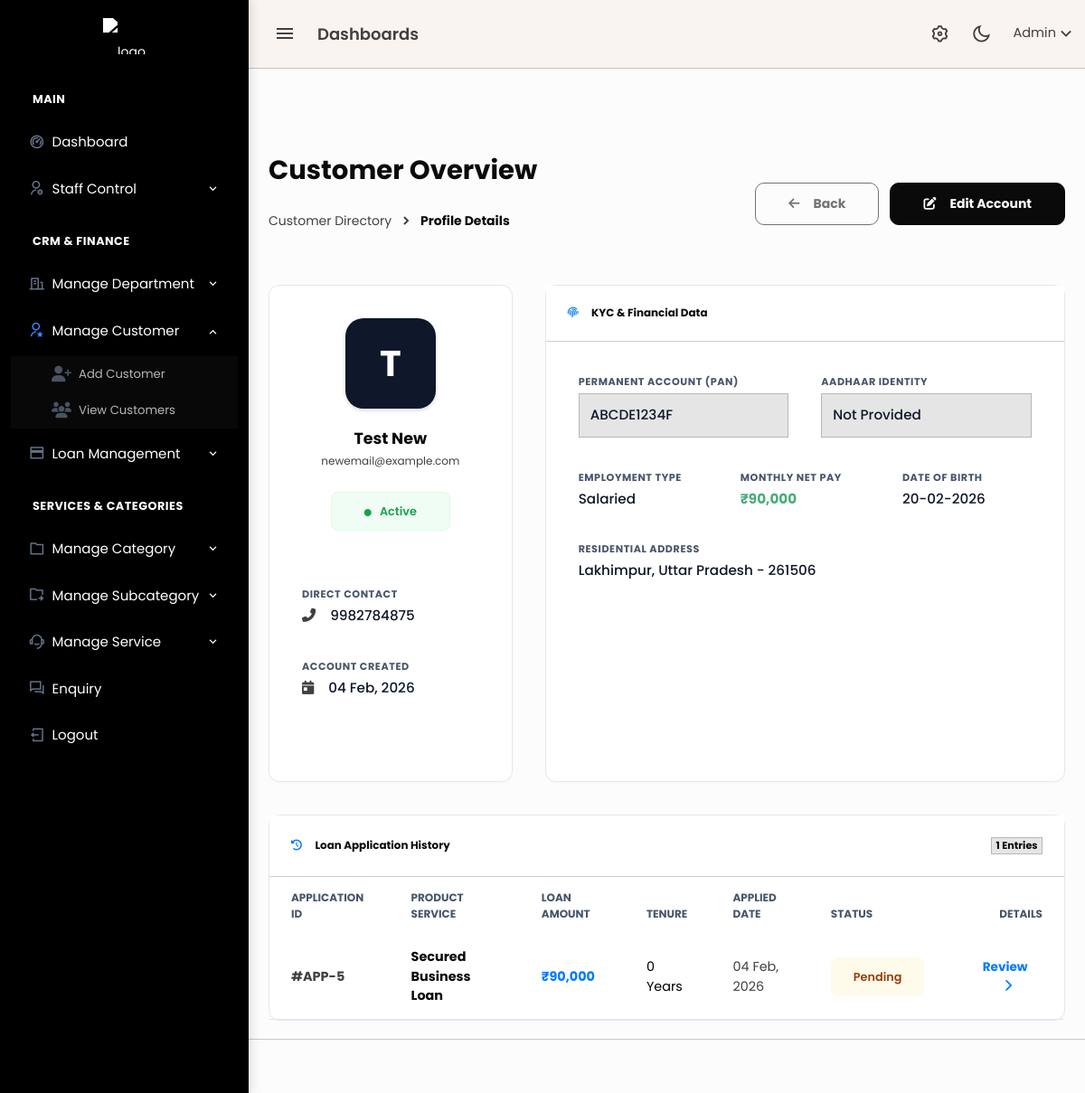
Page /admin/customer_view.php?id=10 (signed in) on the earlier database version.
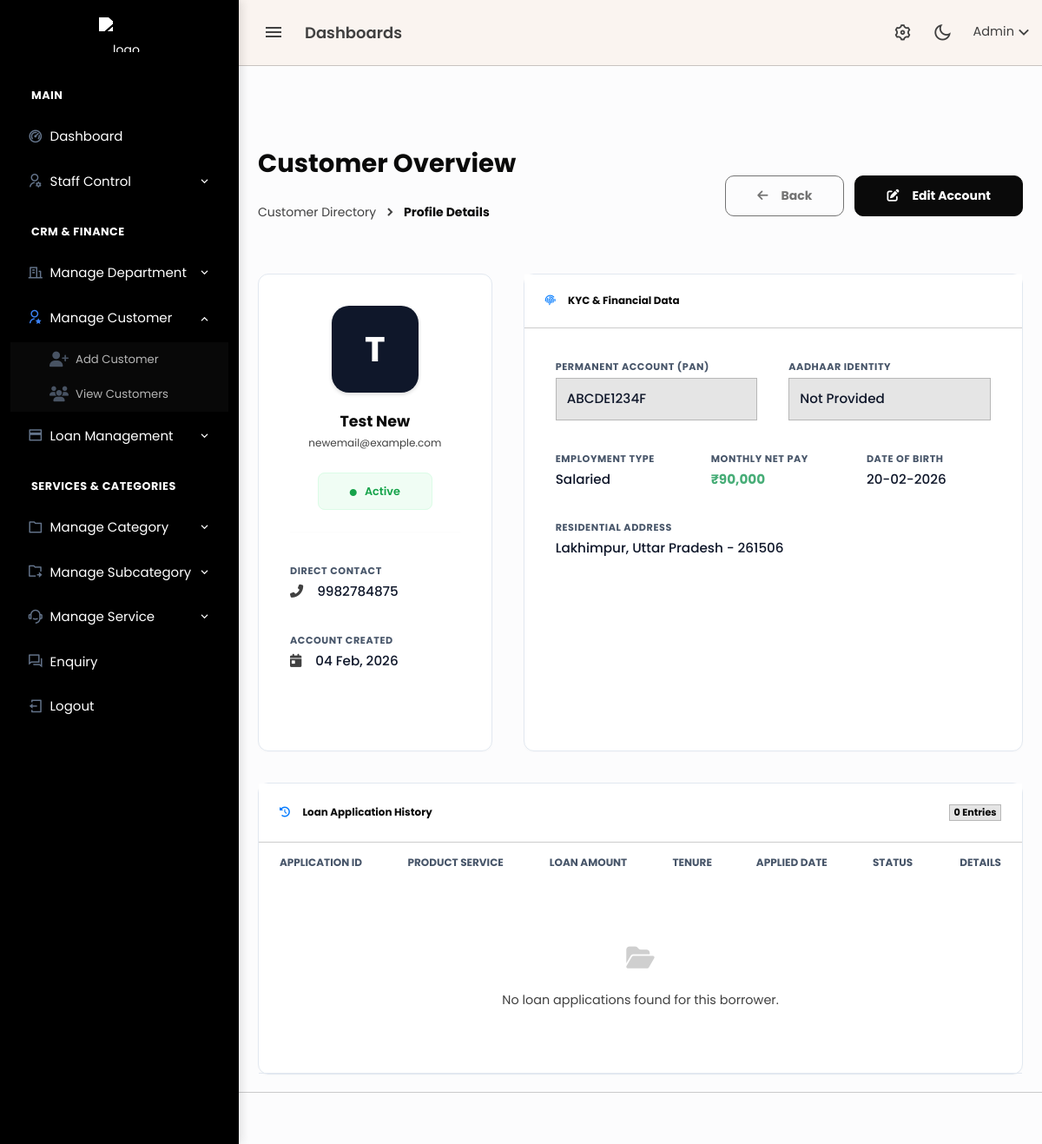
Same page on the later database version.
### tables this page shows
CREATE TABLE `loan_applications` (
  `id` bigint(20) UNSIGNED NOT NULL,
  `customer_id` bigint(20) UNSIGNED NOT NULL,
  `service_id` bigint(20) UNSIGNED NOT NULL,
  `assigned_staff_id` bigint(20) UNSIGNED DEFAULT NULL,
  `assigned_by` bigint(20) UNSIGNED DEFAULT NULL,
  `assigned_at` timestamp NULL DEFAULT NULL,
  `interest_rate` decimal(5,2) NOT NULL DEFAULT 0.00,
  `requested_amount` decimal(15,2) NOT NULL,
  `tenure_years` int(11) NOT NULL,
  `emi_amount` decimal(15,2) NOT NULL,
  `status` enum('pending','approved','rejected','disbursed') DEFAULT 'pending',
  `created_at` timestamp NOT NULL DEFAULT current_timestamp(),
  `rejection_note` text DEFAULT NULL
);

CREATE TABLE `services` (
  `id` bigint(20) UNSIGNED NOT NULL,
  `category_id` bigint(20) UNSIGNED NOT NULL,
  `sub_category_id` bigint(20) UNSIGNED NOT NULL,
  `service_name` varchar(255) NOT NULL,
  `title` varchar(255) NOT NULL,
  `slug` varchar(255) NOT NULL,
  `short_description` text DEFAULT NULL,
  `long_description` longtext DEFAULT NULL,
  `hero_image` varchar(255) DEFAULT NULL,
  `created_at` timestamp NULL DEFAULT current_timestamp(),
  `updated_at` timestamp NULL DEFAULT current_timestamp() ON UPDATE current_timestamp()
);

### admin/customer_view.php (the view, shortened to what the changed rows need)
<?php
include 'header.php';
echo '<link rel="stylesheet" href="https://cdnjs.cloudflare.com/ajax/libs/font-awesome/6.4.2/css/all.min.css">';
$id = (int)$_GET['id'];
$loan_query = "SELECT l.*, s.service_name
               FROM loan_applications l
               LEFT JOIN services s ON l.service_id = s.id
               WHERE l.customer_id = $id
               ORDER BY l.created_at DESC";
$loan_res = mysqli_query($conn, $loan_query);
?>
<div class="content-page">
    <div class="content">
        <div class="container-fluid pt-5">
            <div class="d-flex justify-content-between align-items-center mb-4">
                <div>
                    <h2 class="fw-bold text-dark mb-1">Customer Overview</h2>
                </div>
            </div>
            <div class="row mt-4">
                <div class="col-12">
                    <div class="card card-modern">
                        <div class="card-header bg-white py-3 d-flex justify-content-between align-items-center border-bottom">
                            <h6 class="mb-0 fw-bold text-dark"><i class="fas fa-history me-2 text-primary"></i> Loan Application History</h6>
                            <span class="badge bg-light text-dark border fw-bold"><?= mysqli_num_rows($loan_res) ?> Entries</span>
                        </div>
                        <div class="card-body p-0">
                            <div class="table-responsive">
                                <table class="table table-modern mb-0 align-middle">
                                    <thead>
                                        <tr>
                                            <th>Application ID</th>
                                            <th>Product Service</th>
                                            <th>Loan Amount</th>
                                            <th>Tenure</th>
                                            <th>Applied Date</th>
                                            <th>Status</th>
                                            <th class="text-end">Details</th>
                                        </tr>
                                    </thead>
                                    <tbody>
                                        <?php if (mysqli_num_rows($loan_res) > 0) : ?>
                                            <?php while ($loan = mysqli_fetch_assoc($loan_res)) : ?>
                                                <tr>
                                                    <td class="text-muted fw-bold">#APP-<?= $loan['id'] ?></td>
                                                    <td class="fw-bold text-dark"><?= htmlspecialchars($loan['service_name']) ?></td>
                                                    <td class="text-primary fw-bold">₹<?= number_format($loan['requested_amount']) ?></td>
                                                    <td><?= $loan['tenure_years'] ?> Years</td>
                                                    <td class="text-muted small"><?= date('d M, Y', strtotime($loan['created_at'])) ?></td>
                                                    <td>
                                                        <?php
                                                            $status = $loan['status'];
                                                            $badgeClass = "badge-$status";
                                                        ?>
                                                        <span class="badge-soft <?= $badgeClass ?> px-3 py-2 text-capitalize">
                                                            <?= $status ?>
                                                        </span>
                                                    </td>
                                                    <td class="text-end">
                                                        <a href="loan_view.php?id=<?= $loan['id'] ?>" class="btn btn-sm btn-link text-decoration-none fw-bold">
                                                            Review <i class="fas fa-chevron-right ms-1"></i>
                                                        </a>
                                                    </td>
                                                </tr>
                                            <?php endwhile; ?>
                                        <?php else : ?>
                                            <tr>
                                                <td colspan="7" class="text-center py-5 text-muted">
                                                    <i class="fas fa-folder-open fa-2x mb-3 opacity-25"></i><br>
                                                    No loan applications found for this borrower.
                                                </td>
                                            </tr>
                                        <?php endif; ?>
                                    </tbody>
                                </table>
                            </div>
                        </div>
                    </div>
                </div>
            </div>
        </div>
    </div>
</div>
<?php include 'footer.php'; ?>

Differences in the rows shown:
removed loan_applications: id "5", service.service_name "Secured Business Loan", requested_amount "90,000", tenure_years "0", created_at "04 Feb, 2026", status "Pending"
Other differences:
mysqli_num_rows($loan_res): "1" → "0"
text now shown: "No loan applications found for this borrower."
